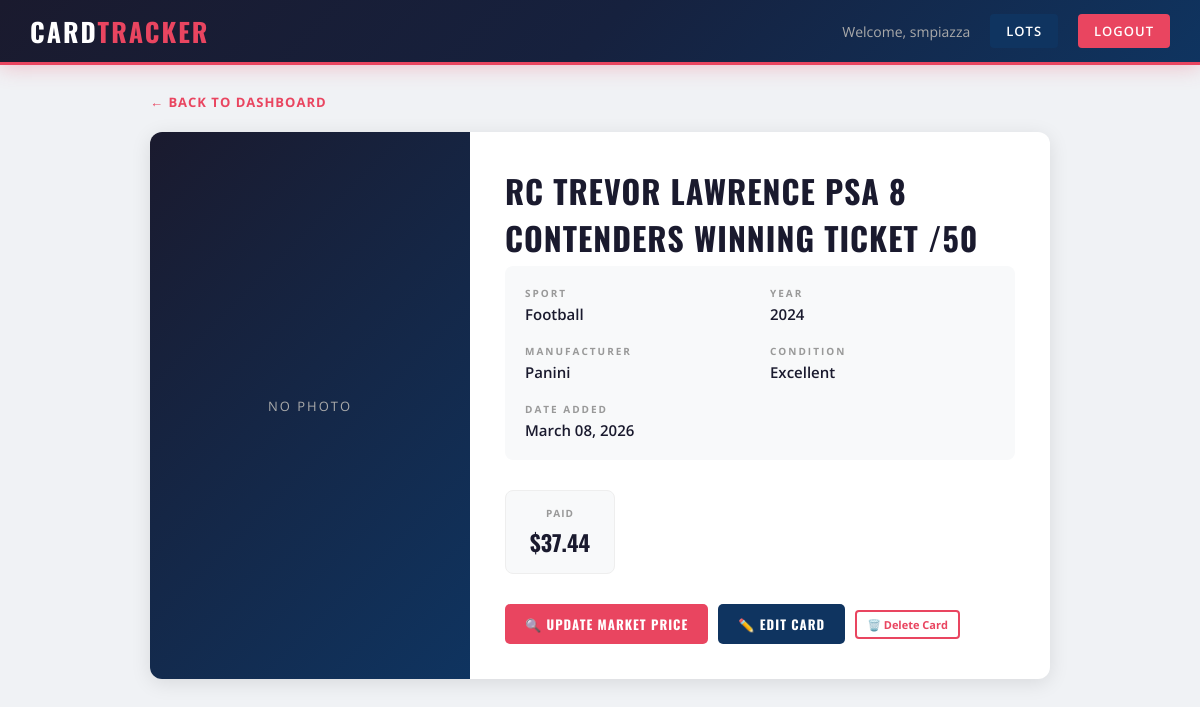
The app's page /card/2 (signed in) with its own data.
### models.py (models this page shows, shortened)
class User(UserMixin, db.Model):
    id = db.Column(db.Integer, primary_key=True)
    email = db.Column(db.String(150), unique=True, nullable=False)
    username = db.Column(db.String(150), unique=True, nullable=False)
    password = db.Column(db.String(150), nullable=False)
    is_admin = db.Column(db.Boolean, default=False)
    date_joined = db.Column(db.DateTime, default=db.func.current_timestamp())
    cards = db.relationship('Card', backref='owner', lazy=True)
    lots = db.relationship('Lot', backref='owner', lazy=True)

class Card(db.Model):
    id = db.Column(db.Integer, primary_key=True)
    player_name = db.Column(db.String(150), nullable=False)
    sport = db.Column(db.String(50))
    year = db.Column(db.String(10))
    manufacturer = db.Column(db.String(100))
    condition = db.Column(db.String(50))
    buy_price = db.Column(db.Float, nullable=False)
    sell_price = db.Column(db.Float)
    photo_filename = db.Column(db.String(300))
    market_price = db.Column(db.Float)
    date_added = db.Column(db.DateTime, default=db.func.current_timestamp())
    user_id = db.Column(db.Integer, db.ForeignKey('user.id'), nullable=False)
    lot_id = db.Column(db.Integer, db.ForeignKey('lot.id'), nullable=True)
    notes = db.Column(db.String(1000))
    @property
    def profit_loss(self):
        if self.sell_price:
            return self.sell_price - self.buy_price
        elif self.market_price:
            return self.market_price - self.buy_price
        return None

### main.py (the view)
@main.route('/card/<int:card_id>')
@login_required
def card_detail(card_id):
    card = Card.query.get_or_404(card_id)
    if card.user_id != current_user.id:
        flash('Permission denied.')
        return redirect(url_for('main.dashboard'))
    return render_template('card_detail.html', card=card)

### app.py (called while the page is built)
def create_app():
    app = Flask(__name__)
    app.config['SECRET_KEY'] = os.getenv('SECRET_KEY', 'your-secret-key')
    app.config['SQLALCHEMY_DATABASE_URI'] = 'sqlite:///cards.db'
    app.config['UPLOAD_FOLDER'] = 'static/uploads'
    app.config['MAX_CONTENT_LENGTH'] = 16 * 1024 * 1024  # 16MB max
    db.init_app(app)
    login_manager = LoginManager()
    login_manager.login_view = 'auth.login'
    login_manager.init_app(app)
    @login_manager.user_loader
    def load_user(user_id):
        return User.query.get(int(user_id))
    from auth import auth as auth_blueprint
    app.register_blueprint(auth_blueprint)
    from main import main as main_blueprint
    app.register_blueprint(main_blueprint)
    from admin import admin as admin_blueprint
    app.register_blueprint(admin_blueprint)
    with app.app_context():
        db.create_all()
    return app

### templates/card_detail.html (shortened to what this page needs)
<!DOCTYPE html>
<html>
<head>
    <link rel="stylesheet" href="{{ url_for('static', filename='css/style.css') }}">
</head>
<body>
    <nav>
        <h1>Card<span>Tracker</span></h1>
        <div class="nav-right">
            <span>Welcome, {{ current_user.username }}</span>
            <a href="{{ url_for('main.lots') }}" style="background:#0f3460;">Lots</a>
            <a href="{{ url_for('auth.logout') }}">Logout</a>
        </div>
    </nav>
    <div class="detail-container">
        <div class="detail-back">
            <a href="{{ url_for('main.dashboard') }}">← Back to Dashboard</a>
        </div>
        <div class="detail-card">
            <div class="detail-photo">
                {% if card.photo_filename %}
                    <img src="{{ url_for('static', filename='uploads/' + card.photo_filename) }}" alt="{{ card.player_name }}">
                {% else %}
                    <div class="no-photo-large">No Photo</div>
                {% endif %}
            </div>
            <div class="detail-info">
                <h2>{{ card.player_name }}</h2>
                <div class="detail-grid">
                    <div class="detail-item">
                        <span class="detail-label">Sport</span>
                        <span class="detail-value">{{ card.sport or 'N/A' }}</span>
                    </div>
                    <div class="detail-item">
                        <span class="detail-label">Year</span>
                        <span class="detail-value">{{ card.year or 'N/A' }}</span>
                    </div>
                    <div class="detail-item">
                        <span class="detail-label">Manufacturer</span>
                        <span class="detail-value">{{ card.manufacturer or 'N/A' }}</span>
                    </div>
                    <div class="detail-item">
                        <span class="detail-label">Condition</span>
                        <span class="detail-value">{{ card.condition or 'N/A' }}</span>
                    </div>
                    <div class="detail-item">
                        <span class="detail-label">Date Added</span>
                        <span class="detail-value">{{ card.date_added.strftime('%B %d, %Y') if card.date_added else 'N/A' }}</span>
                    </div>
                </div>
                <div class="detail-prices">
                    <div class="price-box">
                        <span class="price-label">Paid</span>
                        <span class="price-value">${{ "%.2f"|format(card.buy_price) }}</span>
                    </div>
                </div>
                <div class="detail-actions">
                    <a href="{{ url_for('main.search_price', card_id=card.id) }}" class="btn">🔍 Update Market Price</a>
                    <a href="{{ url_for('main.edit_card', card_id=card.id) }}" class="btn btn-edit">✏️ Edit Card</a>
                    <a href="{{ url_for('main.delete_card', card_id=card.id) }}" class="btn-delete" onclick="return confirm('Delete this card?')">🗑️ Delete Card</a>
                </div>
            </div>
        </div>
    </div>
</body>
</html>

### static/css/style.css (style rules this page uses)
* { margin: 0; padding: 0; box-sizing: border-box; }
body { font-family: 'Open Sans', sans-serif; background: #f0f2f5; color: #333; min-height: 100vh; }
nav { background: linear-gradient(135deg, #1a1a2e 0%, #16213e 50%, #0f3460 100%); color: white; padding: 0 30px; display: flex; justify-content: space-between; align-items: center; height: 65px; border-bottom: 3px solid #e94560; box-shadow: 0 2px 20px rgba(233,69,96,0.3); }
nav h1 { font-family: 'Oswald', sans-serif; font-size: 26px; font-weight: 700; letter-spacing: 2px; text-transform: uppercase; color: white; }
nav h1 span { color: #e94560; }
nav .nav-right { display: flex; align-items: center; gap: 20px; }
nav .nav-right span { color: #aaa; font-size: 14px; }
nav a { color: white; text-decoration: none; font-size: 13px; font-weight: 600; letter-spacing: 1px; text-transform: uppercase; background: #e94560; padding: 8px 16px; border-radius: 4px; transition: background 0.2s; }
.btn { background: #e94560; color: white; padding: 10px 20px; border-radius: 5px; text-decoration: none; display: inline-block; border: none; cursor: pointer; font-size: 13px; font-weight: 700; font-family: 'Oswald', sans-serif; letter-spacing: 1px; text-transform: uppercase; transition: background 0.2s; }
.btn-edit { background: #0f3460; }
.btn-delete { background: none; color: #e94560; border: 2px solid #e94560; padding: 5px 10px; border-radius: 4px; text-decoration: none; font-size: 11px; display: inline-block; font-weight: 700; transition: all 0.2s; }
.detail-container { max-width: 950px; margin: 0 auto; padding: 25px; }
.detail-back { margin-bottom: 20px; }
.detail-back a { color: #e94560; text-decoration: none; font-size: 13px; font-weight: 700; letter-spacing: 1px; text-transform: uppercase; }
.detail-card { background: white; border-radius: 12px; box-shadow: 0 4px 20px rgba(0,0,0,0.1); display: flex; overflow: hidden; }
.detail-photo { width: 320px; min-height: 400px; flex-shrink: 0; background: linear-gradient(135deg, #1a1a2e, #0f3460); display: flex; align-items: center; justify-content: center; }
.no-photo-large { color: #aaa; font-size: 13px; letter-spacing: 2px; text-transform: uppercase; }
.detail-info { flex: 1; padding: 35px; }
.detail-info h2 { font-family: 'Oswald', sans-serif; color: #1a1a2e; font-size: 32px; margin-bottom: 5px; text-transform: uppercase; letter-spacing: 1px; }
.detail-grid { display: grid; grid-template-columns: 1fr 1fr; gap: 20px; margin-bottom: 30px; padding: 20px; background: #f8f9fa; border-radius: 8px; }
.detail-item { display: flex; flex-direction: column; }
.detail-label { font-size: 10px; color: #999; text-transform: uppercase; letter-spacing: 2px; margin-bottom: 4px; font-weight: 700; }
.detail-value { font-size: 15px; color: #1a1a2e; font-weight: 600; }
.detail-prices { display: flex; gap: 12px; flex-wrap: wrap; margin-bottom: 30px; }
.price-box { background: #f8f9fa; padding: 15px 20px; border-radius: 8px; text-align: center; min-width: 110px; border: 1px solid #eee; }
.price-label { display: block; font-size: 10px; color: #999; margin-bottom: 6px; text-transform: uppercase; letter-spacing: 1px; font-weight: 700; }
.price-value { display: block; font-family: 'Oswald', sans-serif; font-size: 22px; font-weight: 700; color: #1a1a2e; }
.detail-actions { display: flex; gap: 10px; align-items: center; flex-wrap: wrap; }

### records on screen
User: username "smpiazza"
Card: player_name "RC TREVOR LAWRENCE PSA 8 CONTENDERS WINNING TICKET /50", sport "Football", year "2024", manufacturer "Panini", condition "Excellent", date_added "March 08, 2026", buy_price "37.44"
